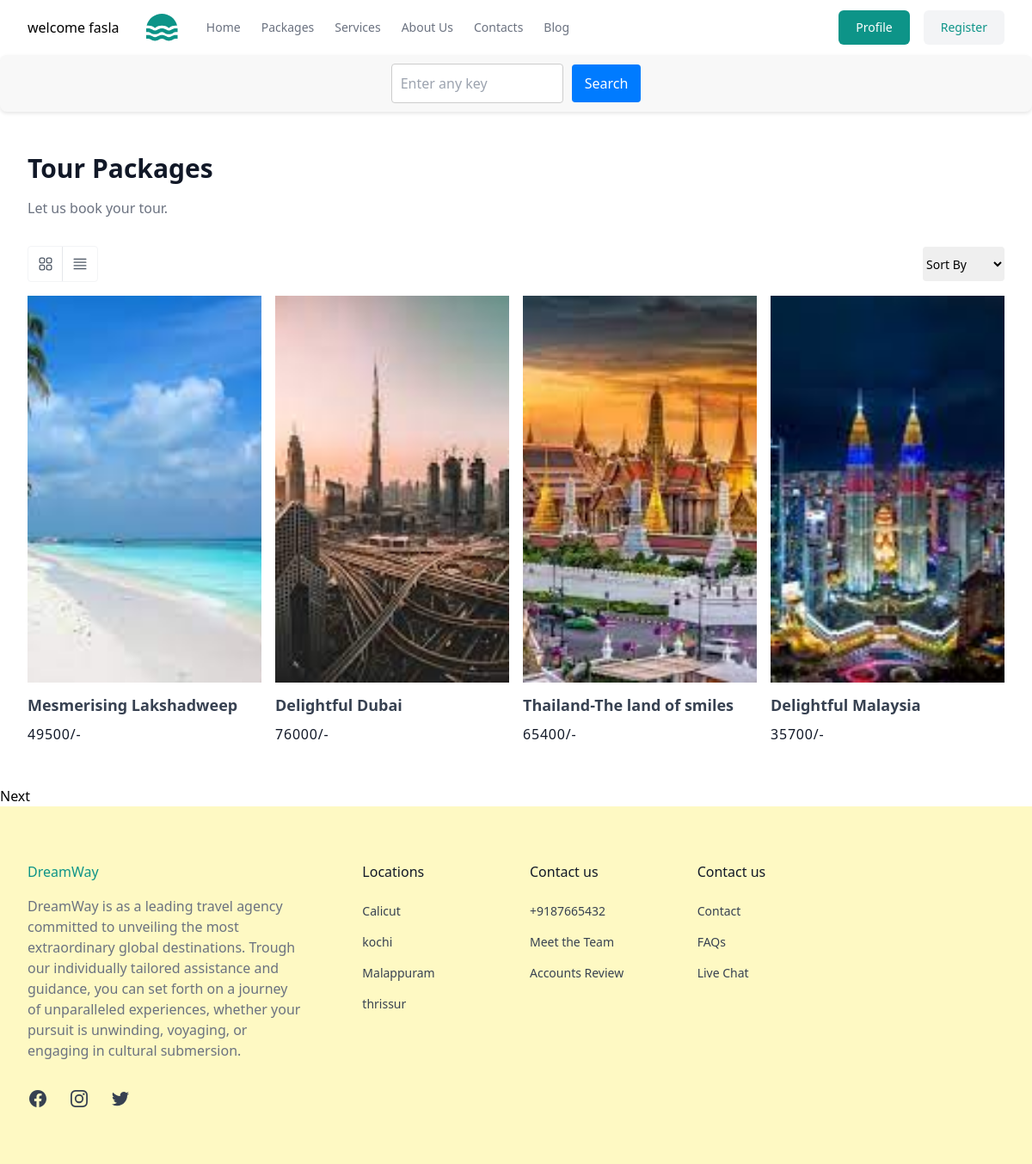
The app's page /tour/list/ (signed in) with its own data.
### tours/models.py (models this page shows, shortened)
class BaseModel(models.Model):
    created_date=models.DateTimeField(auto_now_add=True)
    updated_date=models.DateTimeField(auto_now=True)

class TourPackage(BaseModel):
    package_name=models.CharField(max_length=200)
    description=models.TextField()
    price=models.IntegerField()
    start_date=models.DateTimeField()
    end_date=models.DateTimeField()
    destination=models.CharField(max_length=200)
    available_slots=models.IntegerField()
    image=models.ImageField(upload_to='tour-image',null=True,blank=True)
    imagetwo=models.ImageField(upload_to='tour-imagetwo',null=True,blank=True)

### tours/views.py (the view)
# urls.py: path('tour/list/',views.TourListView.as_view(),name="tour-list"),
class TourListView(View):
    template_name="tour_list.htm"
    def get(self,request,*args,**kwargs):
        search_text=request.GET.get("search_text")
        if search_text !=None:
            qs=TourPackage.objects.filter(package_name__contains=search_text)
        else:
            qs=TourPackage.objects.all()
        paginator=Paginator(qs,4)
        page_number=request.GET.get("page")
        page_obj=paginator.get_page(page_number)
        return render(request,self.template_name,{"page_obj":page_obj})

### tours/templates/tour_list.htm (shortened to what this page needs)
{%extends 'base.html'%}
{%block main_block%}
<form action="{% url 'tour-list' %}" style="display: flex; align-items: center; justify-content: center; padding: 10px; border-radius: 8px; background-color: #f8f8f8; box-shadow: 0 2px 4px rgba(0, 0, 0, 0.1);">
  <input type="text" placeholder="Enter any key" name="search_text" style="padding: 10px; border: 1px solid #ccc; border-radius: 4px; font-size: 16px; margin-right: 10px; width: 200px;">
  <button type="submit" style="padding: 10px 15px; background-color: #007BFF; color: white; border: none; border-radius: 4px; font-size: 16px; cursor: pointer; transition: background-color 0.3s;">Search</button>
</form>
<section>
    <div class="mx-auto max-w-screen-xl px-4 py-8 sm:px-6 sm:py-12 lg:px-8">
      <header>
        <h2 class="text-xl font-bold text-gray-900 sm:text-3xl">Tour Packages</h2>
        <p class="mt-4 max-w-md text-gray-500">
            Let us book your tour.
        </p>
      </header>
      <div class="mt-8 flex items-center justify-between">
        <div class="flex rounded border border-gray-100">
          <button
            class="inline-flex size-10 items-center justify-center border-e text-gray-600 transition hover:bg-gray-50 hover:text-gray-700"
          >
          </button>
          <button
            class="inline-flex size-10 items-center justify-center text-gray-600 transition hover:bg-gray-50 hover:text-gray-700"
          >
            <svg
              xmlns="http://www.w3.org/2000/svg"
              fill="none"
              viewBox="0 0 24 24"
              stroke-width="1.5"
              stroke="currentColor"
              class="size-5"
            >
              <path
                stroke-linecap="round"
                stroke-linejoin="round"
                d="M3.75 5.25h16.5m-16.5 4.5h16.5m-16.5 4.5h16.5m-16.5 4.5h16.5"
              />
            </svg>
          </button>
        </div>
        <div>
          <select id="SortBy" class="h-10 rounded border-gray-300 text-sm">
            <option>Sort By</option>
          </select>
        </div>
      </div>
      <ul class="mt-4 grid gap-4 sm:grid-cols-2 lg:grid-cols-4">
       {%for t in page_obj%}
       <li>
        <a href="{%url 'tour-details' t.id%}" class="group block overflow-hidden">
          <img
            src="{{t.image.url}}"
            alt=""
            class="h-[400px] w-full object-cover transition duration-500 group-hover:scale-105 sm:h-[450px]"
          />
          <div class="relative bg-white pt-3">
            <h3 class="text-lg text-gray-700 group-hover:underline group-hover:underline-offset-4 font-bold">
              {{t.package_name}}
            </h3>
            <p class="mt-2">
              <span class="tracking-wider text-gray-900">{{t.price}}/-</span>
            </p>
          </div>
        </a>
      </li>
       {%endfor%}
      </ul>
    </div>
  </section>
{%if page_obj.has_next%}
<a href="?page={{page_obj.next_page_number}}">Next</a>
{%endif%}
{%endblock%}

### tours/templates/base.html (shortened to what this page needs)
<!DOCTYPE html>
<html lang="en">
<head>
    <script src="https://cdn.tailwindcss.com"></script>
</head>
<body>
<header class="bg-white">
    <div class="mx-auto flex h-16 max-w-screen-xl items-center gap-8 px-4 sm:px-6 lg:px-8">
      welcome {{request.user}}
      <a class="block text-teal-600" href="#">
      </a>
      <div class="flex flex-1 items-center justify-end md:justify-between">
        <nav aria-label="Global" class="hidden md:block">
          <ul class="flex items-center gap-6 text-sm">
            <li>
              <a class="text-gray-500 transition hover:text-gray-500/75" href="#"> Home </a>
            </li>
            <li>
              <a class="text-gray-500 transition hover:text-gray-500/75" href="{%url 'tour-list' %}"> Packages </a>
            </li>
            <li>
              <a class="text-gray-500 transition hover:text-gray-500/75" href="#"> Services </a>
            </li>
            <li>
              <a class="text-gray-500 transition hover:text-gray-500/75" href="#"> About Us </a>
            </li>
            <li>
              <a class="text-gray-500 transition hover:text-gray-500/75" href="#"> Contacts </a>
            </li>
            <li>
              <a class="text-gray-500 transition hover:text-gray-500/75" href="#"> Blog </a>
            </li>
          </ul>
        </nav>
        <div class="flex items-center gap-4">
          <div class="sm:flex sm:gap-4">
            <a
              class="block rounded-md bg-teal-600 px-5 py-2.5 text-sm font-medium text-white transition hover:bg-teal-700"
              href="{%url 'userprofile-edit'%}"
            >
              Profile
            </a>
            <a
              class="hidden rounded-md bg-gray-100 px-5 py-2.5 text-sm font-medium text-teal-600 transition hover:text-teal-600/75 sm:block"
              href="#"
            >
              Register
            </a>
          </div>
        </div>
      </div>
    </div>
  </header>
  {%block main_block%}
  {%endblock%}
<footer class="bg-yellow-100">
  <div class="mx-auto max-w-screen-xl space-y-8 px-4 py-16 sm:px-6 lg:space-y-16 lg:px-8">
    <div class="grid grid-cols-1 gap-8 lg:grid-cols-3">
      <div>
        <div class="text-teal-600">
          <h2 class="text-font-lg">DreamWay</h2>
        </div>
        <p class="mt-4 max-w-xs text-gray-500">
            DreamWay is as a leading travel agency committed to unveiling the most extraordinary global destinations.
            Trough our individually tailored assistance and guidance, you can set forth on a journey of unparalleled experiences,
            whether your pursuit is unwinding, voyaging, or engaging in cultural submersion.
        </p>
        <ul class="mt-8 flex gap-6">
          <li>
            <a
              href="#"
              rel="noreferrer"
              target="_blank"
              class="text-gray-700 transition hover:opacity-75"
            >
            </a>
          </li>
          <li>
            <a
              href="#"
              rel="noreferrer"
              target="_blank"
              class="text-gray-700 transition hover:opacity-75"
            >
            </a>
          </li>
          <li>
            <a
              href="#"
              rel="noreferrer"
              target="_blank"
              class="text-gray-700 transition hover:opacity-75"
            >
            </a>
          </li>
        </ul>
      </div>
      <div class="grid grid-cols-1 gap-8 sm:grid-cols-2 lg:col-span-2 lg:grid-cols-4">
        <div>
          <p class="font-medium text-gray-900">Locations</p>
          <ul class="mt-6 space-y-4 text-sm">
            <li>
              <a href="#" class="text-gray-700 transition hover:opacity-75">Calicut </a>
            </li>
            <li>
              <a href="#" class="text-gray-700 transition hover:opacity-75">kochi</a>
            </li>
            <li>
              <a href="#" class="text-gray-700 transition hover:opacity-75"> Malappuram </a>
            </li>
            <li>
              <a href="#" class="text-gray-700 transition hover:opacity-75"> thrissur</a>
            </li>
          </ul>
        </div>
        <div>
          <p class="font-medium text-gray-900">Contact us</p>
          <ul class="mt-6 space-y-4 text-sm">
            <li>
              <a href="#" class="text-gray-700 transition hover:opacity-75"> +9187665432 </a>
            </li>
            <li>
              <a href="#" class="text-gray-700 transition hover:opacity-75"> Meet the Team </a>
            </li>
            <li>
              <a href="#" class="text-gray-700 transition hover:opacity-75"> Accounts Review </a>
            </li>
          </ul>
        </div>
        <div>
          <p class="font-medium text-gray-900">Contact us</p>
          <ul class="mt-6 space-y-4 text-sm">
            <li>
              <a href="#" class="text-gray-700 transition hover:opacity-75"> Contact </a>
            </li>
            <li>
              <a href="#" class="text-gray-700 transition hover:opacity-75"> FAQs </a>
            </li>
            <li>
              <a href="#" class="text-gray-700 transition hover:opacity-75"> Live Chat </a>
            </li>
          </ul>
        </div>
      </div>
    </div>
  </div>
</footer>
</body>
</html>

### records on screen
TourPackage: image (picture), package_name "Mesmerising Lakshadweep", price "49500"
TourPackage: image (picture), package_name "Delightful Dubai", price "76000"
TourPackage: image (picture), package_name "Thailand-The land of smiles", price "65400"
TourPackage: image (picture), package_name "Delightful Malaysia", price "35700"

### other values on screen
{{ request.user }} "fasla"
